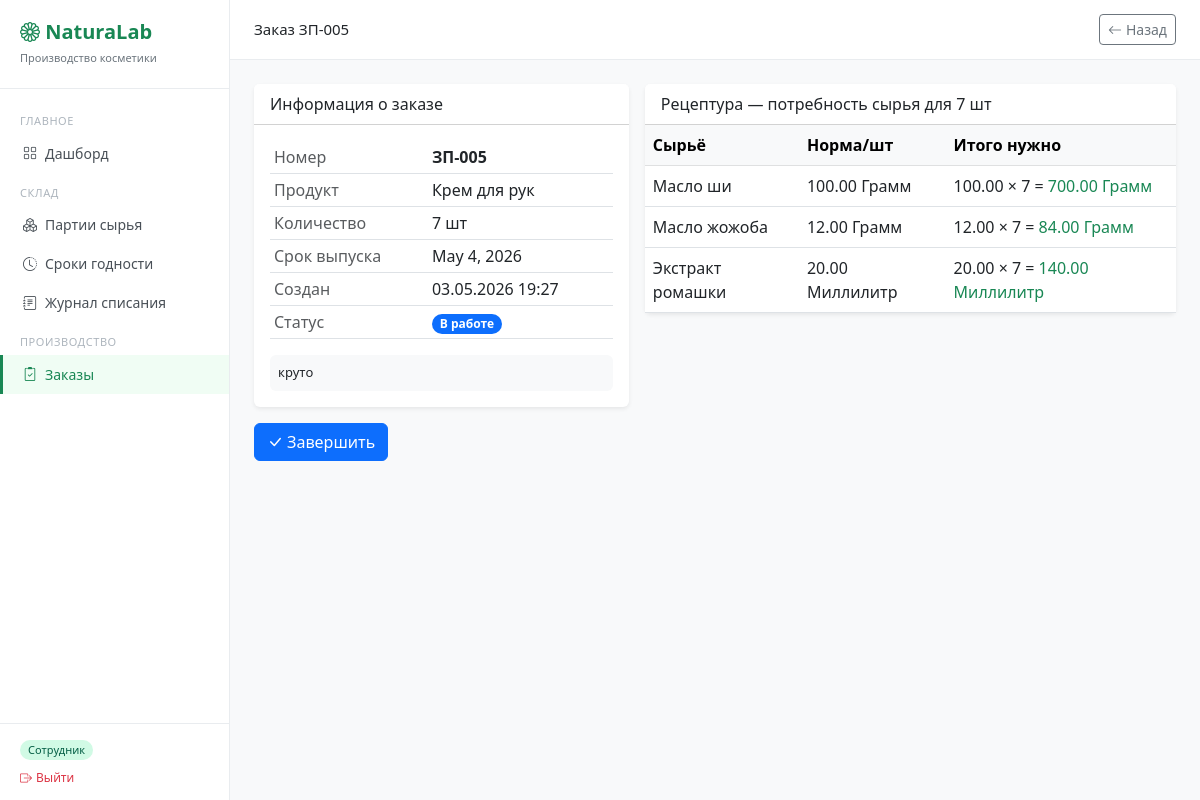
/orders/5/, run on the app's committed database.
### orders/models.py (models this page shows, shortened)
class ProductionOrder(models.Model):
    STATUS_CHOICES = [
        ('draft',       'Черновик'),
        ('pending',     'Ожидание сырья'),
        ('in_progress', 'В работе'),
        ('done',        'Завершён'),
        ('cancelled',   'Отменён'),
    ]
    number     = models.CharField(max_length=20, unique=True, verbose_name='Номер', blank=True)
    product    = models.ForeignKey(Product, on_delete=models.PROTECT, verbose_name='Продукт')
    quantity   = models.PositiveIntegerField(verbose_name='Количество, шт')
    status     = models.CharField(max_length=20, choices=STATUS_CHOICES,
                                  default='draft', verbose_name='Статус')
    due_date   = models.DateField(verbose_name='Срок выпуска')
    created_at = models.DateTimeField(auto_now_add=True)
    created_by = models.ForeignKey('auth.User', on_delete=models.SET_NULL,
                                   null=True, blank=True, verbose_name='Создал')
    notes      = models.TextField(blank=True, verbose_name='Примечания')
    class Meta:
        verbose_name = 'Производственный заказ'
        verbose_name_plural = 'Производственные заказы'
        ordering = ['-created_at']

### products/models.py (models this page shows, shortened)
class Product(models.Model):
    name        = models.CharField(max_length=200, verbose_name='Название продукта')
    description = models.TextField(blank=True, verbose_name='Описание')
    class Meta:
        verbose_name = 'Продукт'
        verbose_name_plural = 'Продукты'
    def __str__(self):
        return self.name

class RecipeItem(models.Model):
    product           = models.ForeignKey(Product, on_delete=models.CASCADE,
                                          related_name='recipe_items', verbose_name='Продукт')
    ingredient        = models.ForeignKey(Ingredient, on_delete=models.PROTECT,
                                          verbose_name='Сырьё')
    quantity_per_unit = models.DecimalField(max_digits=10, decimal_places=5,
                                            verbose_name='Норма на 1 шт')
    class Meta:
        verbose_name = 'Состав рецептуры'

### warehouse/models.py (models this page shows, shortened)
class Ingredient(models.Model):
    UNIT_CHOICES = [
        ('kg', 'Килограмм'),
        ('g',  'Грамм'),
        ('l',  'Литр'),
        ('ml', 'Миллилитр'),
    ]
    name         = models.CharField(max_length=200, verbose_name='Название')
    unit         = models.CharField(max_length=10, choices=UNIT_CHOICES, verbose_name='Единица измерения')
    description  = models.TextField(blank=True, verbose_name='Описание')
    min_quantity = models.DecimalField(max_digits=10, decimal_places=2, default=0,
                                       verbose_name='Минимальный остаток')
    class Meta:
        verbose_name = 'Сырьё'
        verbose_name_plural = 'Сырьё'

### orders/views.py (the view)
# urls.py: path('<int:pk>/',     views.order_detail, name='order-detail'),
def order_detail(request, pk):
    order = get_object_or_404(ProductionOrder, pk=pk)
    recipe_items = []
    for item in order.product.recipe_items.all():
        recipe_items.append({
            'ingredient': item.ingredient,
            'quantity_per_unit': item.quantity_per_unit,
            'total': item.quantity_per_unit * order.quantity,
        })
    return render(request, 'orders/order_detail.html', {
        'order': order,
        'recipe_items': recipe_items,
    })

### templates/orders/order_detail.html (shortened to what this page needs)
{% extends 'base.html' %}
{% block page_title %}Заказ {{ order.number }}{% endblock %}
{% block topbar_actions %}
  <a href="{% url 'order-list' %}" class="btn btn-outline-secondary btn-sm">
    <i class="bi bi-arrow-left me-1"></i>Назад
  </a>
{% endblock %}
{% block content %}
<div class="row g-3">
  <div class="col-md-5">
    <div class="card border-0 shadow-sm mb-3">
      <div class="card-header bg-white fw-500">Информация о заказе</div>
      <div class="card-body">
        <table class="table table-sm mb-0">
          <tr><td class="text-muted">Номер</td><td class="fw-bold">{{ order.number }}</td></tr>
          <tr><td class="text-muted">Продукт</td><td>{{ order.product }}</td></tr>
          <tr><td class="text-muted">Количество</td><td>{{ order.quantity }} шт</td></tr>
          <tr><td class="text-muted">Срок выпуска</td><td>{{ order.due_date }}</td></tr>
          <tr><td class="text-muted">Создан</td><td>{{ order.created_at|date:"d.m.Y H:i" }}</td></tr>
          <tr>
            <td class="text-muted">Статус</td>
            <td>
              <span class="badge rounded-pill
                {% if order.status == 'in_progress' %}bg-primary
                {% elif order.status == 'pending' %}bg-warning text-dark
                {% elif order.status == 'done' %}bg-success
                {% elif order.status == 'cancelled' %}bg-danger
                {% else %}bg-secondary{% endif %}">
                {{ order.get_status_display }}
              </span>
            </td>
          </tr>
        </table>
        {% if order.notes %}
        <div class="mt-3 p-2 bg-light rounded" style="font-size:13px">{{ order.notes }}</div>
        {% endif %}
      </div>
    </div>
    <div class="d-flex gap-2">
      {% if order.status == 'in_progress' %}
      <form method="post" action="{% url 'order-done' order.pk %}">
        <button type="submit" class="btn btn-primary"
          onclick="return confirm('Отметить заказ как завершённый?')">
          <i class="bi bi-check-lg me-1"></i>Завершить
        </button>
      </form>
      {% endif %}
    </div>
  </div>
  <div class="col-md-7">
    <div class="card border-0 shadow-sm">
      <div class="card-header bg-white fw-500">
        Рецептура — потребность сырья для {{ order.quantity }} шт
      </div>
      <div class="card-body p-0">
        <table class="table table-hover mb-0">
          <thead class="table-light">
            <tr><th>Сырьё</th><th>Норма/шт</th><th>Итого нужно</th></tr>
          </thead>
          <tbody>
            {% for item in recipe_items %}
            <tr>
              <td>{{ item.ingredient.name }}</td>
              <td>{{ item.quantity_per_unit|floatformat:2 }} {{ item.ingredient.get_unit_display }}</td>
              <td class="fw-500">
                {{ item.quantity_per_unit|floatformat:2 }} × {{ order.quantity }} =
                <span class="text-success">
                  {{ item.total|floatformat:2 }} {{ item.ingredient.get_unit_display }}
                </span>
              </td>
            </tr>
            {% endfor %}
          </tbody>
        </table>
      </div>
    </div>
  </div>
</div>
{% endblock %}

### templates/base.HTML (style rules this page uses)
body { background: #f8f9fa; }

### data on the page
ProductionOrder: number "ЗП-005", product "Крем для рук", quantity "7", due_date "May 4, 2026", created_at "03.05.2026 19:27", status "В работе", notes "круто"
Ingredient: ingredient.name "Масло ши", quantity_per_unit "100.00", ingredient.unit "Грамм", total "700.00"
Ingredient: ingredient.name "Масло жожоба", quantity_per_unit "12.00", ingredient.unit "Грамм", total "84.00"
Ingredient: ingredient.name "Экстракт ромашки", quantity_per_unit "20.00", ingredient.unit "Миллилитр", total "140.00"
